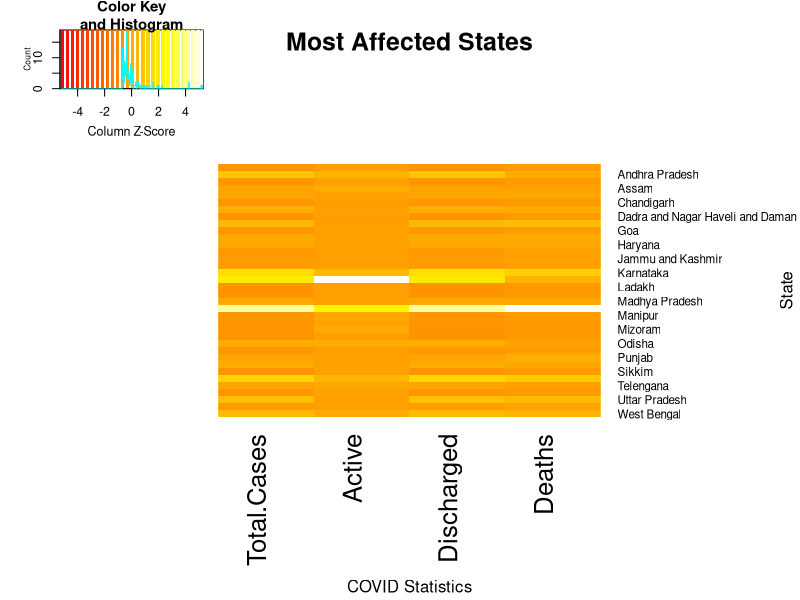
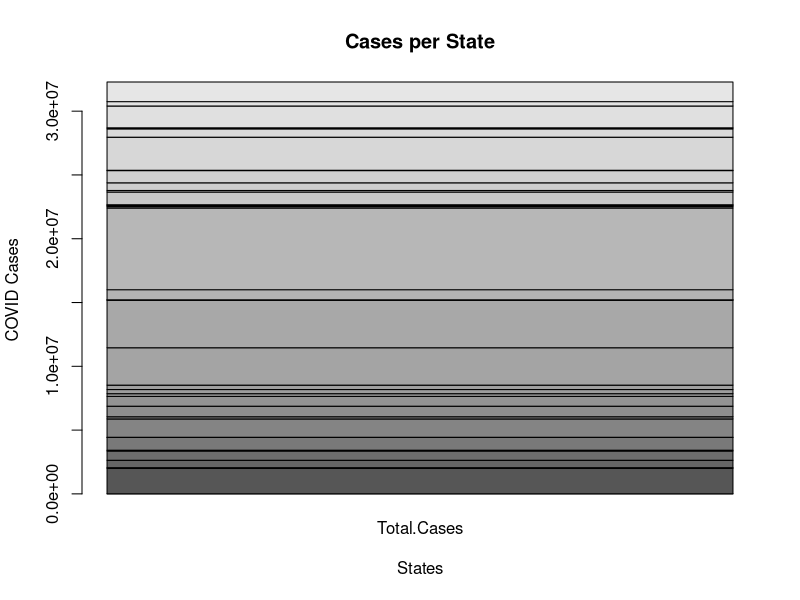
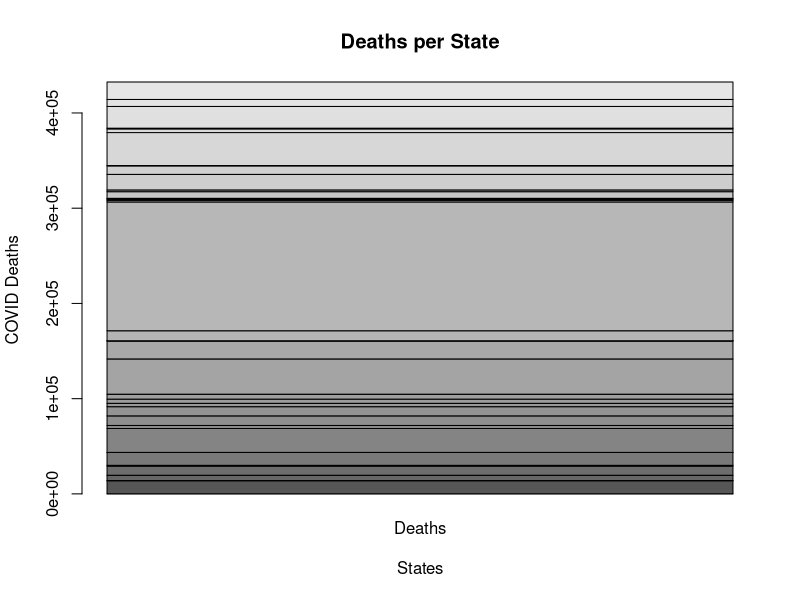
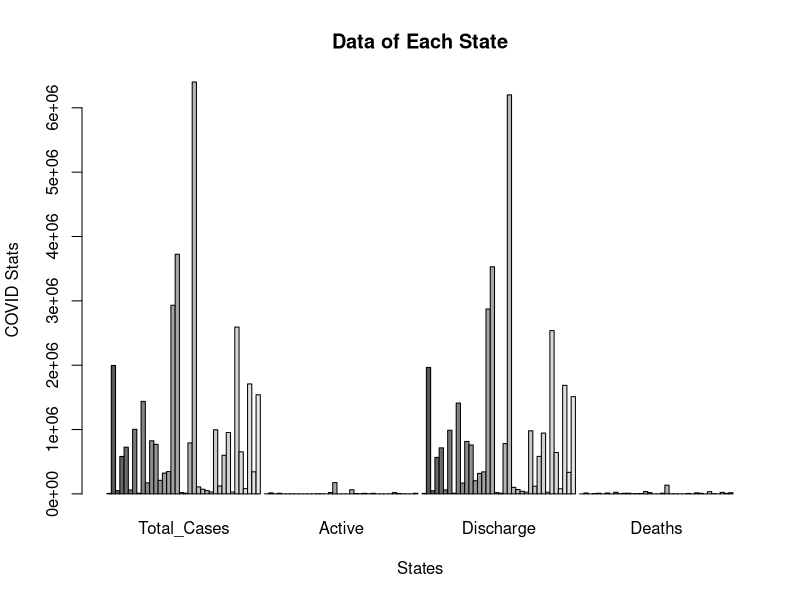

The R script that drew these images, in order:
## ---- chunk 1
knitr::opts_chunk$set(echo = TRUE)
## ---- chunk 2
require(gplots)

df = as.matrix(read.csv("covid19_india_stats.csv", sep=",", row.names=1))

heatmap.2(df
          ,scale="column"
          ,col=heat.colors(256)
          ,main="Most Affected States"
          ,Rowv=NA
          ,Colv=NA
          ,xlab="COVID Statistics"
          ,ylab="State"
          ,margins = c(11,12)
          ,dendrogram = "none"
          ,trace="none")
## ---- chunk 3
df = as.matrix(read.csv("IndiaCOVIDcases.csv", sep=",", row.names=1))

barplot(df,
        xlab="States",
        ylab="COVID Cases",
        main="Cases per State",)
## ---- chunk 4
df= as.matrix(read.csv("IndiaCOVIDdeaths.csv", sep = ",", row.names = 1))

barplot(df,
        xlab="States",
        ylab="COVID Deaths",
        main="Deaths per State",)
## ---- chunk 5
df = as.matrix(read.csv("LatestINDIA.csv", sep=",", row.names=1))

Total_Cases=c(7549
      ,1995669
       ,51655
       ,581398
       ,725518
       ,62035
       ,1003870
       ,10657
       ,1437156
       ,172683
       ,825213
       ,770245
       ,210719
       ,323582
       ,347635
       ,2931827
       ,3724030
       ,20466
       ,10295
       ,792054
       ,6401213
       ,108948
       ,72412
       ,49950
       ,29274
       ,996153
       ,122391
       ,600008
       ,953960
       ,28830
       ,2592436
       ,653202
       ,81584
       ,1708991
       ,342637
       ,1539612
)
Active=c(1
       ,16341
       ,1763
       ,8772
       ,204
       ,42
       ,1037
       ,4
       ,471
       ,884
       ,179
       ,660
       ,2705
       ,1158
       ,217
       ,21507
       ,175695
       ,81
       ,34
       ,95
       ,64790
       ,5721
       ,3591
       ,9084
       ,1088
       ,8661
       ,856
       ,543
       ,163
       ,1982
       ,20225
       ,6939
       ,1436
       ,420
       ,330
       ,9736
)


Discharge=c(7419
            ,1965657
            ,49640
            ,567113
            ,715665
            ,61182
            ,989284
            ,10649
            ,1411612
            ,168622
            ,814956
            ,759924
            ,204457
            ,318025
            ,342286
            ,2873281
            ,3529465
            ,20178
            ,10210
            ,781444
            ,6201168
            ,101505
            ,67581
            ,40681
            ,27579
            ,980471
            ,119730
            ,583120
            ,944843
            ,26485
            ,2537632
            ,642416
            ,79366
            ,1685785
            ,334934
            ,1511558
)

Deaths=c(129
         ,13671
         ,252
         ,5513
         ,9649
         ,811
         ,13549
         ,4
         ,25073
         ,3177
         ,10078
         ,9661
         ,3557
         ,4399
         ,5132
         ,37039
         ,18870
         ,207
         ,51
         ,10515
         ,135255
         ,1722
         ,1240
         ,185
         ,607
         ,7021
         ,1805
         ,16345
         ,8954
         ,363
         ,34579
         ,3847
         ,782
         ,22786
         ,7373
         ,18318
)

COVID_data=cbind(Total_Cases, Active, Discharge,Deaths)
barplot(COVID_data,beside=T,xlab="States",ylab="COVID Stats",main="Data of Each State")
